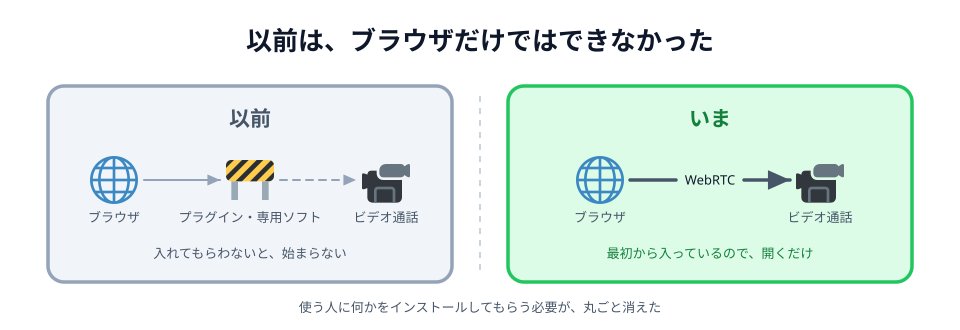

This chart was generated by the following Python code:
# 02-before.svg
# スキーマ: FORCE:BLOCKAGE（以前）× 通る（いま）を左右に並べる SPLITTING
# 「使う人に入れてもらう」という壁が消えたことを見せる

import sys

sys.path.insert(0, "/Users/seekseep/.claude/skills/genfig")
from genfig import Canvas, PALETTE

c = Canvas(960, 330)

c.text(480, 50, "以前は、ブラウザだけではできなかった", scale="xl")

# --- 以前 ---------------------------------------------------------------
c.sticky(48, 86, 404, 196, color="gray")
c.text(250, 126, "以前", scale="lg", fill=PALETTE["gray"]["text"])

br1 = c.node(114, 180, "", emoji_cp="1f310", w=64, h=56)
c.text(114, 222, "ブラウザ", scale="sm")
wall = c.node(250, 180, "", emoji_cp="1f6a7", w=64, h=56)
c.text(250, 222, "プラグイン・専用ソフト", scale="sm")
cam1 = c.node(386, 180, "", emoji_cp="1f4f9", w=64, h=56)
c.text(386, 222, "ビデオ通話", scale="sm")

c.link(br1, wall, primary=False)
c.link(wall, cam1, primary=False, dash="dashed")

c.text(250, 258, "入れてもらわないと、始まらない", scale="sm")

c.raw('<line x1="480" y1="96" x2="480" y2="272" '
      'stroke="#cbd5e1" stroke-width="2" stroke-dasharray="6 6"/>')

# --- いま ---------------------------------------------------------------
c.sticky(508, 86, 404, 196, color="green")
c.text(710, 126, "いま", scale="lg", fill=PALETTE["green"]["text"])

br2 = c.node(600, 180, "", emoji_cp="1f310", w=64, h=56)
c.text(600, 222, "ブラウザ", scale="sm")
cam2 = c.node(820, 180, "", emoji_cp="1f4f9", w=64, h=56)
c.text(820, 222, "ビデオ通話", scale="sm")

c.link(br2, cam2, label="WebRTC", label_scale="sm")

c.text(710, 258, "最初から入っているので、開くだけ", scale="sm",
       fill=PALETTE["green"]["text"])

c.text(480, 312, "使う人に何かをインストールしてもらう必要が、丸ごと消えた", scale="sm")

c.save("02-before.svg")
